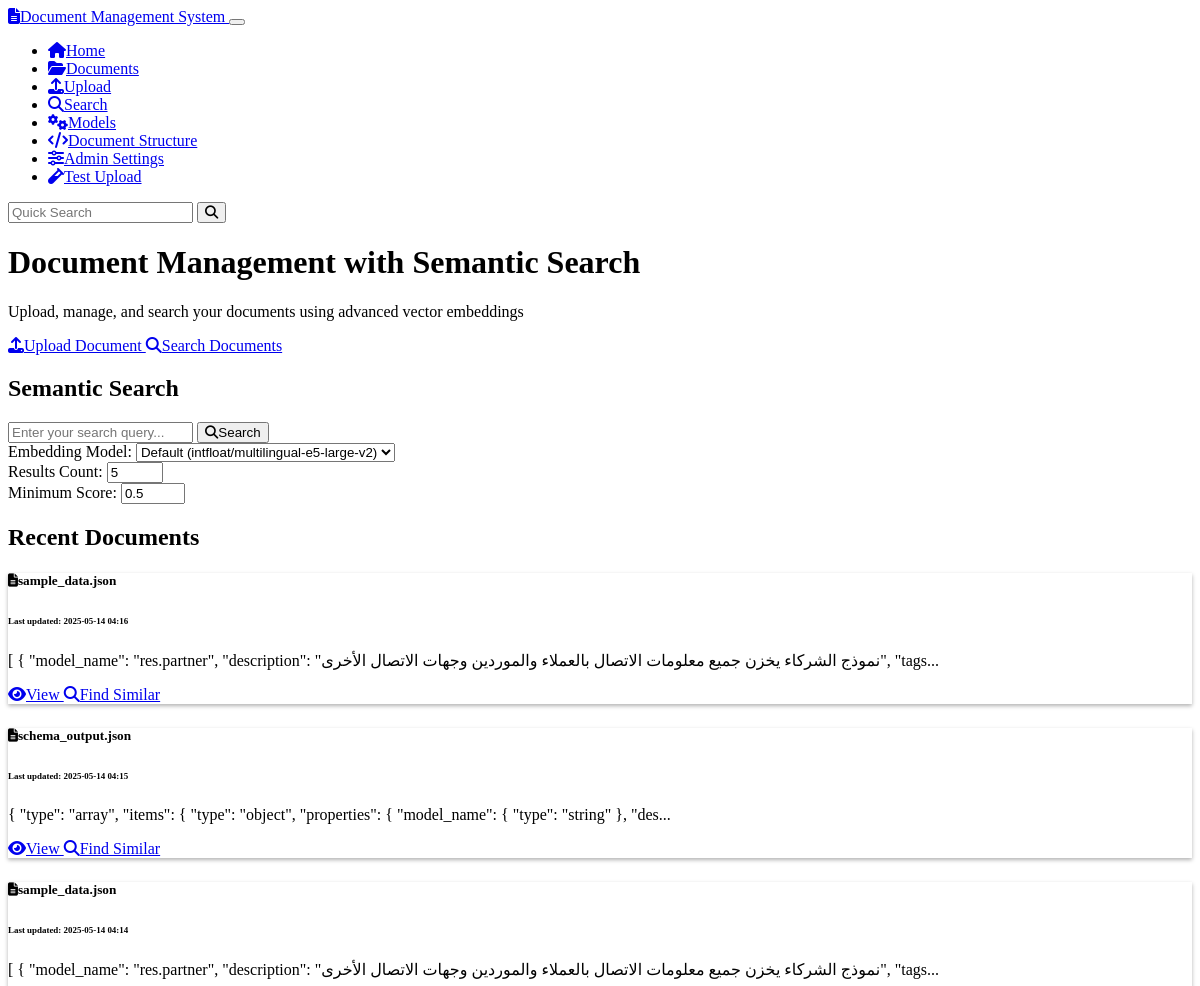
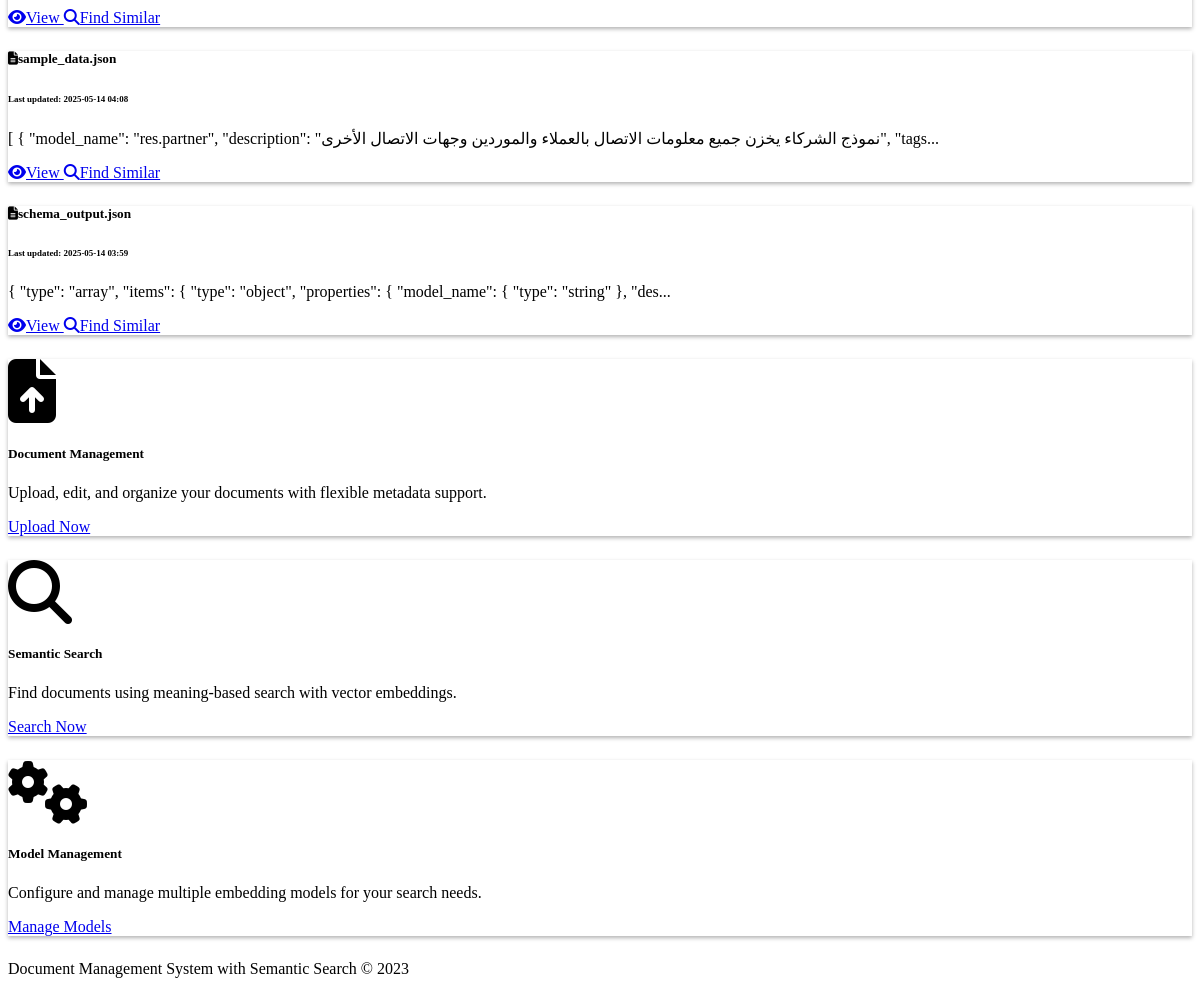
The page / on the database its author committed (2 pictures, top to bottom).
### models.py (models this page shows, shortened)
class Document(db.Model):
    id = db.Column(db.String(36), primary_key=True, default=lambda: str(uuid.uuid4()))
    name = db.Column(db.String(255), nullable=False)
    content = db.Column(db.Text, nullable=False)
    mime_type = db.Column(db.String(100), nullable=False)
    created_at = db.Column(db.DateTime, default=datetime.datetime.utcnow)
    updated_at = db.Column(db.DateTime, default=datetime.datetime.utcnow, onupdate=datetime.datetime.utcnow)
    chunks = db.relationship('Chunk', backref='document', cascade='all, delete-orphan')
    doc_metadata = db.relationship('Metadata', backref='document', cascade='all, delete-orphan')

### routes.py (the view)
@app.route('/')
def index():
    ensure_default_model()
    em = get_embedding_manager()
    recent_documents = Document.query.order_by(Document.updated_at.desc()).limit(5).all()
    active_models = em.get_active_models()
    default_model = em.get_default_model()
    return render_template(
        'index.html',
        recent_documents=recent_documents,
        active_models=active_models,
        default_model=default_model
    )

### embedding_models.py (called while the page is built)
    def get_default_model(self) -> Optional[EmbeddingModel]:
        return EmbeddingModel.query.filter_by(is_default=True, is_active=True).first()

    def get_active_models(self) -> List[EmbeddingModel]:
        return EmbeddingModel.query.filter_by(is_active=True).all()

### routes.py (called while the page is built)
def get_embedding_manager():
    global embedding_manager
    if embedding_manager is None:
        embedding_manager = EmbeddingModelManager()
    return embedding_manager

def ensure_default_model():
    with app.app_context():
        if not EmbeddingModel.query.first():
            manager = get_embedding_manager()
            manager.add_model(
                name="Simple Vector Embedding",
                model_type="simple-embedder",
                model_path="default",
                dimension=384,
                is_active=True,
                is_default=True
            )

### templates/index.html (shortened to what this page needs)
{% extends 'base.html' %}
{% block content %}
<div class="row">
    <div class="col-md-8 mx-auto text-center mb-5">
        <h1 class="display-5 fw-bold mb-4">Document Management with Semantic Search</h1>
        <p class="lead mb-4">Upload, manage, and search your documents using advanced vector embeddings</p>
        <div class="d-grid gap-2 d-sm-flex justify-content-center">
            <a href="{{ url_for('upload') }}" class="btn btn-primary btn-lg px-4 gap-3">
                <i class="fas fa-upload me-2"></i>Upload Document
            </a>
            <a href="{{ url_for('search_page') }}" class="btn btn-outline-secondary btn-lg px-4">
                <i class="fas fa-search me-2"></i>Search Documents
            </a>
        </div>
    </div>
</div>
<div class="row mb-5">
    <div class="col-md-10 mx-auto">
        <div class="p-5 bg-dark rounded-3 shadow">
            <h2 class="text-center mb-4">Semantic Search</h2>
            <form action="{{ url_for('search_page') }}" method="get">
                <div class="input-group mb-3">
                    <input type="text" class="form-control form-control-lg" name="query"
                           placeholder="Enter your search query..." aria-label="Search query">
                    <button class="btn btn-info" type="submit">
                        <i class="fas fa-search me-2"></i>Search
                    </button>
                </div>
                <div class="row g-3 align-items-center">
                    <div class="col-md-4">
                        <label for="model-select" class="form-label">Embedding Model:</label>
                        <select class="form-select" id="model-select" name="model_id">
                            <option value="">Default ({{ default_model.name if default_model else 'None' }})</option>
                        </select>
                    </div>
                    <div class="col-md-4">
                        <label for="top-k" class="form-label">Results Count:</label>
                        <input type="number" class="form-control" id="top-k" name="top_k" value="5" min="1" max="20">
                    </div>
                    <div class="col-md-4">
                        <label for="min-score" class="form-label">Minimum Score:</label>
                        <input type="number" class="form-control" id="min-score" name="min_score" value="0.5" min="0" max="1" step="0.1">
                    </div>
                </div>
            </form>
        </div>
    </div>
</div>
<div class="row mb-4">
    <div class="col-12">
        <h2 class="border-bottom pb-2">Recent Documents</h2>
    </div>
</div>
<div class="row">
    {% if recent_documents %}
        {% for document in recent_documents %}
            <div class="col-md-6 mb-4">
                <div class="card h-100">
                    <div class="card-body">
                        <h5 class="card-title">
                            <i class="fas fa-file-alt me-2"></i>{{ document.name }}
                        </h5>
                        <h6 class="card-subtitle mb-2 text-muted">
                            <small>Last updated: {{ document.updated_at.strftime('%Y-%m-%d %H:%M') }}</small>
                        </h6>
                        <p class="card-text">
                            {{ (document.content[:150] + '...') if document.content|length > 150 else document.content }}
                        </p>
                    </div>
                    <div class="card-footer bg-transparent">
                        <a href="{{ url_for('document_view', document_id=document.id) }}" class="btn btn-sm btn-outline-info">
                            <i class="fas fa-eye me-1"></i>View
                        </a>
                        <a href="{{ url_for('search_page') }}?query={{ document.name }}" class="btn btn-sm btn-outline-secondary">
                            <i class="fas fa-search me-1"></i>Find Similar
                        </a>
                    </div>
                </div>
            </div>
        {% endfor %}
    {% else %}
        <div class="col-12">
            <div class="alert alert-info">
                <i class="fas fa-info-circle me-2"></i>No documents yet. <a href="{{ url_for('upload') }}">Upload your first document</a>!
            </div>
        </div>
    {% endif %}
</div>
<div class="row mt-5">
    <div class="col-md-4 mb-4">
        <div class="card h-100 text-center">
            <div class="card-body">
                <div class="py-3">
                    <i class="fas fa-file-upload fa-4x text-primary mb-3"></i>
                    <h5 class="card-title">Document Management</h5>
                    <p class="card-text">Upload, edit, and organize your documents with flexible metadata support.</p>
                </div>
            </div>
            <div class="card-footer bg-transparent">
                <a href="{{ url_for('upload') }}" class="btn btn-sm btn-outline-primary">Upload Now</a>
            </div>
        </div>
    </div>
    <div class="col-md-4 mb-4">
        <div class="card h-100 text-center">
            <div class="card-body">
                <div class="py-3">
                    <i class="fas fa-search fa-4x text-info mb-3"></i>
                    <h5 class="card-title">Semantic Search</h5>
                    <p class="card-text">Find documents using meaning-based search with vector embeddings.</p>
                </div>
            </div>
            <div class="card-footer bg-transparent">
                <a href="{{ url_for('search_page') }}" class="btn btn-sm btn-outline-info">Search Now</a>
            </div>
        </div>
    </div>
    <div class="col-md-4 mb-4">
        <div class="card h-100 text-center">
            <div class="card-body">
                <div class="py-3">
                    <i class="fas fa-cogs fa-4x text-warning mb-3"></i>
                    <h5 class="card-title">Model Management</h5>
                    <p class="card-text">Configure and manage multiple embedding models for your search needs.</p>
                </div>
            </div>
            <div class="card-footer bg-transparent">
                <a href="{{ url_for('model_management') }}" class="btn btn-sm btn-outline-warning">Manage Models</a>
            </div>
        </div>
    </div>
</div>
{% endblock %}

### static/css/custom.css (style rules this page uses)
body { min-height: 100vh; display: flex; flex-direction: column; }
.card { box-shadow: 0 0.125rem 0.25rem rgba(0, 0, 0, 0.3); margin-bottom: 1.5rem; }
.btn { font-weight: 500; }
.btn-primary { background-color: var(--bs-primary); border-color: var(--bs-primary); }
.btn-info { color: var(--bs-dark); }
.card .fa-4x { transition: transform 0.3s ease-in-out; }

### rows shown on the page
Document: name "sample_data.json", updated_at "2025-05-14 04:16", content "[ { \"model_name\": \"res.partner\", \"description\": \"نموذج الشركاء يخزن جميع معلومات الاتصال بالعملاء والموردين وجهات الاتصال الأخرى\", \"tags..."
Document: name "schema_output.json", updated_at "2025-05-14 04:15", content "{ \"type\": \"array\", \"items\": { \"type\": \"object\", \"properties\": { \"model_name\": { \"type\": \"string\" }, \"des..."
Document: name "sample_data.json", updated_at "2025-05-14 04:14", content "[ { \"model_name\": \"res.partner\", \"description\": \"نموذج الشركاء يخزن جميع معلومات الاتصال بالعملاء والموردين وجهات الاتصال الأخرى\", \"tags..."
Document: name "sample_data.json", updated_at "2025-05-14 04:08", content "[ { \"model_name\": \"res.partner\", \"description\": \"نموذج الشركاء يخزن جميع معلومات الاتصال بالعملاء والموردين وجهات الاتصال الأخرى\", \"tags..."
Document: name "schema_output.json", updated_at "2025-05-14 03:59", content "{ \"type\": \"array\", \"items\": { \"type\": \"object\", \"properties\": { \"model_name\": { \"type\": \"string\" }, \"des..."
